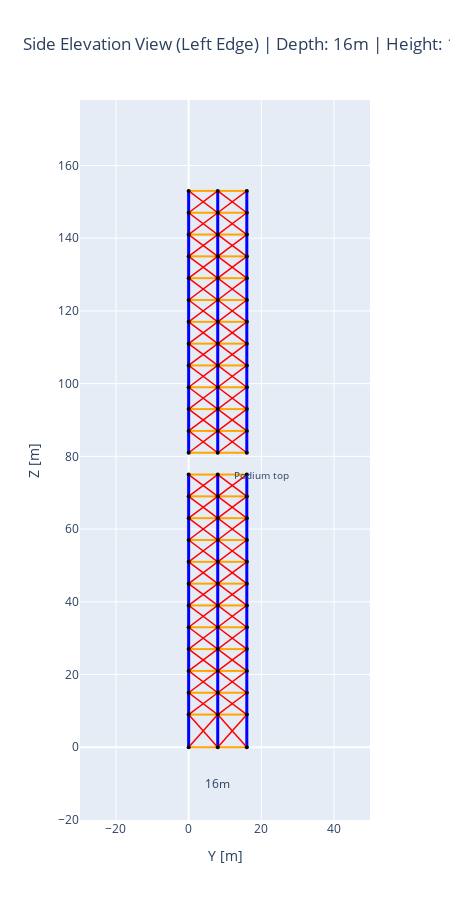

Notebook code cell kept with this figure:
### Markdown cell above
---
## 8. Side Elevation View (Y-Z Plane)

### Code cell
def create_side_elevation(position_df, connectivity_df):
    """
    Create side elevation view (Y-Z plane) showing the LEFT edge face.
    Podium: X=0 (left edge), Tower: X=8 (left edge).
    Both project onto the same Y-Z plane.
    """
    # Collect nodes on the left edge face
    podium_edge = position_df[(position_df['zone'] == 'podium') & (position_df['x'] == 0.0)]
    tower_edge = position_df[(position_df['zone'] == 'tower') & (position_df['x'] == 8.0)]
    side_nodes = pd.concat([podium_edge, tower_edge])
    side_node_ids = set(side_nodes['node_id'])
    
    # Get elements where BOTH nodes are on this edge
    side_elements = connectivity_df[
        (connectivity_df['node_i'].isin(side_node_ids)) & 
        (connectivity_df['node_j'].isin(side_node_ids))
    ]
    
    fig = go.Figure()
    
    styles = {
        'column': ('blue', 3),
        'beam_y': ('orange', 2),
        'brace_yz': ('red', 1.5),
    }
    
    for etype, (color, width) in styles.items():
        elements = side_elements[side_elements['element_type'] == etype]
        for _, row in elements.iterrows():
            n1 = position_df[position_df['node_id'] == row['node_i']].iloc[0]
            n2 = position_df[position_df['node_id'] == row['node_j']].iloc[0]
            
            fig.add_trace(go.Scatter(
                x=[n1['y'], n2['y']],
                y=[n1['z'], n2['z']],
                mode='lines',
                line=dict(color=color, width=width),
                showlegend=False,
                hoverinfo='skip'
            ))
    
    fig.add_trace(go.Scatter(
        x=side_nodes['y'],
        y=side_nodes['z'],
        mode='markers',
        marker=dict(size=4, color='black'),
        hovertemplate='Node %{customdata}<br>Y: %{x}m<br>Z: %{y}m<extra></extra>',
        customdata=side_nodes['node_id'],
        showlegend=False
    ))
    
    depth = Y_COORDS[-1]
    total_height = Z_COORDS[-1]
    podium_top = Z_COORDS[PODIUM_FLOORS - 1]
    
    fig.add_annotation(x=depth/2, y=-10, text=f"{depth:.0f}m", showarrow=False, font=dict(size=12))
    fig.add_annotation(x=20, y=podium_top, text="Podium top", showarrow=False, font=dict(size=10))
    
    fig.update_layout(
        title=f'Side Elevation View (Left Edge) | Depth: {depth:.0f}m | Height: {total_height:.0f}m',
        xaxis_title='Y [m]',
        yaxis_title='Z [m]',
        xaxis=dict(range=[-10, 30]),
        yaxis=dict(range=[-20, total_height+25], scaleanchor='x', scaleratio=1),
        width=450,
        height=900,
        showlegend=False
    )
    
    return fig

fig_side = create_side_elevation(position_df, connectivity_df)
fig_side.show()

### Figure 1 — Plotly figure (JSON) as saved in the notebook; plotly's stock layout.template omitted (floating-point values rounded to 4 significant figures)
{"data": [{"hoverinfo": "skip", "line": {"color": "blue", "width": 3}, "mode": "lines", "showlegend": false, "type": "scatter", "x": [0, 0], "y": [0, 9]}, {"hoverinfo": "skip", "line": {"color": "blue", "width": 3}, "mode": "lines", "showlegend": false, "type": "scatter", "x": [8, 8], "y": [0, 9]}, {"hoverinfo": "skip", "line": {"color": "blue", "width": 3}, "mode": "lines", "showlegend": false, "type": "scatter", "x": [16, 16], "y": [0, 9]}, {"hoverinfo": "skip", "line": {"color": "blue", "width": 3}, "mode": "lines", "showlegend": false, "type": "scatter", "x": [0, 0], "y": [9, 15]}, {"hoverinfo": "skip", "line": {"color": "blue", "width": 3}, "mode": "lines", "showlegend": false, "type": "scatter", "x": [8, 8], "y": [9, 15]}, {"hoverinfo": "skip", "line": {"color": "blue", "width": 3}, "mode": "lines", "showlegend": false, "type": "scatter", "x": [16, 16], "y": [9, 15]}, {"hoverinfo": "skip", "line": {"color": "blue", "width": 3}, "mode": "lines", "showlegend": false, "type": "scatter", "x": [0, 0], "y": [15, 21]}, {"hoverinfo": "skip", "line": {"color": "blue", "width": 3}, "mode": "lines", "showlegend": false, "type": "scatter", "x": [8, 8], "y": [15, 21]}, {"hoverinfo": "skip", "line": {"color": "blue", "width": 3}, "mode": "lines", "showlegend": false, "type": "scatter", "x": [16, 16], "y": [15, 21]}, {"hoverinfo": "skip", "line": {"color": "blue", "width": 3}, "mode": "lines", "showlegend": false, "type": "scatter", "x": [0, 0], "y": [21, 27]}, {"hoverinfo": "skip", "line": {"color": "blue", "width": 3}, "mode": "lines", "showlegend": false, "type": "scatter", "x": [8, 8], "y": [21, 27]}, {"hoverinfo": "skip", "line": {"color": "blue", "width": 3}, "mode": "lines", "showlegend": false, "type": "scatter", "x": [16, 16], "y": [21, 27]}, {"hoverinfo": "skip", "line": {"color": "blue", "width": 3}, "mode": "lines", "showlegend": false, "type": "scatter", "x": [0, 0], "y": [27, 33]}, {"hoverinfo": "skip", "line": {"color": "blue", "width": 3}, "mode": "lines", "showlegend": false, "type": "scatter", "x": [8, 8], "y": [27, 33]}, {"hoverinfo": "skip", "line": {"color": "blue", "width": 3}, "mode": "lines", "showlegend": false, "type": "scatter", "x": [16, 16], "y": [27, 33]}, {"hoverinfo": "skip", "line": {"color": "blue", "width": 3}, "mode": "lines", "showlegend": false, "type": "scatter", "x": [0, 0], "y": [33, 39]}, {"hoverinfo": "skip", "line": {"color": "blue", "width": 3}, "mode": "lines", "showlegend": false, "type": "scatter", "x": [8, 8], "y": [33, 39]}, {"hoverinfo": "skip", "line": {"color": "blue", "width": 3}, "mode": "lines", "showlegend": false, "type": "scatter", "x": [16, 16], "y": [33, 39]}, {"hoverinfo": "skip", "line": {"color": "blue", "width": 3}, "mode": "lines", "showlegend": false, "type": "scatter", "x": [0, 0], "y": [39, 45]}, {"hoverinfo": "skip", "line": {"color": "blue", "width": 3}, "mode": "lines", "showlegend": false, "type": "scatter", "x": [8, 8], "y": [39, 45]}, {"hoverinfo": "skip", "line": {"color": "blue", "width": 3}, "mode": "lines", "showlegend": false, "type": "scatter", "x": [16, 16], "y": [39, 45]}, {"hoverinfo": "skip", "line": {"color": "blue", "width": 3}, "mode": "lines", "showlegend": false, "type": "scatter", "x": [0, 0], "y": [45, 51]}, {"hoverinfo": "skip", "line": {"color": "blue", "width": 3}, "mode": "lines", "showlegend": false, "type": "scatter", "x": [8, 8], "y": [45, 51]}, {"hoverinfo": "skip", "line": {"color": "blue", "width": 3}, "mode": "lines", "showlegend": false, "type": "scatter", "x": [16, 16], "y": [45, 51]}, {"hoverinfo": "skip", "line": {"color": "blue", "width": 3}, "mode": "lines", "showlegend": false, "type": "scatter", "x": [0, 0], "y": [51, 57]}, {"hoverinfo": "skip", "line": {"color": "blue", "width": 3}, "mode": "lines", "showlegend": false, "type": "scatter", "x": [8, 8], "y": [51, 57]}, {"hoverinfo": "skip", "line": {"color": "blue", "width": 3}, "mode": "lines", "showlegend": false, "type": "scatter", "x": [16, 16], "y": [51, 57]}, {"hoverinfo": "skip", "line": {"color": "blue", "width": 3}, "mode": "lines", "showlegend": false, "type": "scatter", "x": [0, 0], "y": [57, 63]}, {"hoverinfo": "skip", "line": {"color": "blue", "width": 3}, "mode": "lines", "showlegend": false, "type": "scatter", "x": [8, 8], "y": [57, 63]}, {"hoverinfo": "skip", "line": {"color": "blue", "width": 3}, "mode": "lines", "showlegend": false, "type": "scatter", "x": [16, 16], "y": [57, 63]}, {"hoverinfo": "skip", "line": {"color": "blue", "width": 3}, "mode": "lines", "showlegend": false, "type": "scatter", "x": [0, 0], "y": [63, 69]}, {"hoverinfo": "skip", "line": {"color": "blue", "width": 3}, "mode": "lines", "showlegend": false, "type": "scatter", "x": [8, 8], "y": [63, 69]}, {"hoverinfo": "skip", "line": {"color": "blue", "width": 3}, "mode": "lines", "showlegend": false, "type": "scatter", "x": [16, 16], "y": [63, 69]}, {"hoverinfo": "skip", "line": {"color": "blue", "width": 3}, "mode": "lines", "showlegend": false, "type": "scatter", "x": [0, 0], "y": [69, 75]}, {"hoverinfo": "skip", "line": {"color": "blue", "width": 3}, "mode": "lines", "showlegend": false, "type": "scatter", "x": [8, 8], "y": [69, 75]}, {"hoverinfo": "skip", "line": {"color": "blue", "width": 3}, "mode": "lines", "showlegend": false, "type": "scatter", "x": [16, 16], "y": [69, 75]}, {"hoverinfo": "skip", "line": {"color": "blue", "width": 3}, "mode": "lines", "showlegend": false, "type": "scatter", "x": [0, 0], "y": [81, 87]}, {"hoverinfo": "skip", "line": {"color": "blue", "width": 3}, "mode": "lines", "showlegend": false, "type": "scatter", "x": [8, 8], "y": [81, 87]}, {"hoverinfo": "skip", "line": {"color": "blue", "width": 3}, "mode": "lines", "showlegend": false, "type": "scatter", "x": [16, 16], "y": [81, 87]}, {"hoverinfo": "skip", "line": {"color": "blue", "width": 3}, "mode": "lines", "showlegend": false, "type": "scatter", "x": [0, 0], "y": [87, 93]}, {"hoverinfo": "skip", "line": {"color": "blue", "width": 3}, "mode": "lines", "showlegend": false, "type": "scatter", "x": [8, 8], "y": [87, 93]}, {"hoverinfo": "skip", "line": {"color": "blue", "width": 3}, "mode": "lines", "showlegend": false, "type": "scatter", "x": [16, 16], "y": [87, 93]}, {"hoverinfo": "skip", "line": {"color": "blue", "width": 3}, "mode": "lines", "showlegend": false, "type": "scatter", "x": [0, 0], "y": [93, 99]}, {"hoverinfo": "skip", "line": {"color": "blue", "width": 3}, "mode": "lines", "showlegend": false, "type": "scatter", "x": [8, 8], "y": [93, 99]}, {"hoverinfo": "skip", "line": {"color": "blue", "width": 3}, "mode": "lines", "showlegend": false, "type": "scatter", "x": [16, 16], "y": [93, 99]}, {"hoverinfo": "skip", "line": {"color": "blue", "width": 3}, "mode": "lines", "showlegend": false, "type": "scatter", "x": [0, 0], "y": [99, 105]}, {"hoverinfo": "skip", "line": {"color": "blue", "width": 3}, "mode": "lines", "showlegend": false, "type": "scatter", "x": [8, 8], "y": [99, 105]}, {"hoverinfo": "skip", "line": {"color": "blue", "width": 3}, "mode": "lines", "showlegend": false, "type": "scatter", "x": [16, 16], "y": [99, 105]}, {"hoverinfo": "skip", "line": {"color": "blue", "width": 3}, "mode": "lines", "showlegend": false, "type": "scatter", "x": [0, 0], "y": [105, 111]}, {"hoverinfo": "skip", "line": {"color": "blue", "width": 3}, "mode": "lines", "showlegend": false, "type": "scatter", "x": [8, 8], "y": [105, 111]}, {"hoverinfo": "skip", "line": {"color": "blue", "width": 3}, "mode": "lines", "showlegend": false, "type": "scatter", "x": [16, 16], "y": [105, 111]}, {"hoverinfo": "skip", "line": {"color": "blue", "width": 3}, "mode": "lines", "showlegend": false, "type": "scatter", "x": [0, 0], "y": [111, 117]}, {"hoverinfo": "skip", "line": {"color": "blue", "width": 3}, "mode": "lines", "showlegend": false, "type": "scatter", "x": [8, 8], "y": [111, 117]}, {"hoverinfo": "skip", "line": {"color": "blue", "width": 3}, "mode": "lines", "showlegend": false, "type": "scatter", "x": [16, 16], "y": [111, 117]}, {"hoverinfo": "skip", "line": {"color": "blue", "width": 3}, "mode": "lines", "showlegend": false, "type": "scatter", "x": [0, 0], "y": [117, 123]}, {"hoverinfo": "skip", "line": {"color": "blue", "width": 3}, "mode": "lines", "showlegend": false, "type": "scatter", "x": [8, 8], "y": [117, 123]}, {"hoverinfo": "skip", "line": {"color": "blue", "width": 3}, "mode": "lines", "showlegend": false, "type": "scatter", "x": [16, 16], "y": [117, 123]}, {"hoverinfo": "skip", "line": {"color": "blue", "width": 3}, "mode": "lines", "showlegend": false, "type": "scatter", "x": [0, 0], "y": [123, 129]}, {"hoverinfo": "skip", "line": {"color": "blue", "width": 3}, "mode": "lines", "showlegend": false, "type": "scatter", "x": [8, 8], "y": [123, 129]}, {"hoverinfo": "skip", "line": {"color": "blue", "width": 3}, "mode": "lines", "showlegend": false, "type": "scatter", "x": [16, 16], "y": [123, 129]}, {"hoverinfo": "skip", "line": {"color": "blue", "width": 3}, "mode": "lines", "showlegend": false, "type": "scatter", "x": [0, 0], "y": [129, 135]}, {"hoverinfo": "skip", "line": {"color": "blue", "width": 3}, "mode": "lines", "showlegend": false, "type": "scatter", "x": [8, 8], "y": [129, 135]}, {"hoverinfo": "skip", "line": {"color": "blue", "width": 3}, "mode": "lines", "showlegend": false, "type": "scatter", "x": [16, 16], "y": [129, 135]}, {"hoverinfo": "skip", "line": {"color": "blue", "width": 3}, "mode": "lines", "showlegend": false, "type": "scatter", "x": [0, 0], "y": [135, 141]}, {"hoverinfo": "skip", "line": {"color": "blue", "width": 3}, "mode": "lines", "showlegend": false, "type": "scatter", "x": [8, 8], "y": [135, 141]}, {"hoverinfo": "skip", "line": {"color": "blue", "width": 3}, "mode": "lines", "showlegend": false, "type": "scatter", "x": [16, 16], "y": [135, 141]}, {"hoverinfo": "skip", "line": {"color": "blue", "width": 3}, "mode": "lines", "showlegend": false, "type": "scatter", "x": [0, 0], "y": [141, 147]}, {"hoverinfo": "skip", "line": {"color": "blue", "width": 3}, "mode": "lines", "showlegend": false, "type": "scatter", "x": [8, 8], "y": [141, 147]}, {"hoverinfo": "skip", "line": {"color": "blue", "width": 3}, "mode": "lines", "showlegend": false, "type": "scatter", "x": [16, 16], "y": [141, 147]}, {"hoverinfo": "skip", "line": {"color": "blue", "width": 3}, "mode": "lines", "showlegend": false, "type": "scatter", "x": [0, 0], "y": [147, 153]}, {"hoverinfo": "skip", "line": {"color": "blue", "width": 3}, "mode": "lines", "showlegend": false, "type": "scatter", "x": [8, 8], "y": [147, 153]}, {"hoverinfo": "skip", "line": {"color": "blue", "width": 3}, "mode": "lines", "showlegend": false, "type": "scatter", "x": [16, 16], "y": [147, 153]}, {"hoverinfo": "skip", "line": {"color": "orange", "width": 2}, "mode": "lines", "showlegend": false, "type": "scatter", "x": [0, 8], "y": [0, 0]}, {"hoverinfo": "skip", "line": {"color": "orange", "width": 2}, "mode": "lines", "showlegend": false, "type": "scatter", "x": [8, 16], "y": [0, 0]}, {"hoverinfo": "skip", "line": {"color": "orange", "width": 2}, "mode": "lines", "showlegend": false, "type": "scatter", "x": [0, 8], "y": [9, 9]}, {"hoverinfo": "skip", "line": {"color": "orange", "width": 2}, "mode": "lines", "showlegend": false, "type": "scatter", "x": [8, 16], "y": [9, 9]}, {"hoverinfo": "skip", "line": {"color": "orange", "width": 2}, "mode": "lines", "showlegend": false, "type": "scatter", "x": [0, 8], "y": [15, 15]}, {"hoverinfo": "skip", "line": {"color": "orange", "width": 2}, "mode": "lines", "showlegend": false, "type": "scatter", "x": [8, 16], "y": [15, 15]}, {"hoverinfo": "skip", "line": {"color": "orange", "width": 2}, "mode": "lines", "showlegend": false, "type": "scatter", "x": [0, 8], "y": [21, 21]}, {"hoverinfo": "skip", "line": {"color": "orange", "width": 2}, "mode": "lines", "showlegend": false, "type": "scatter", "x": [8, 16], "y": [21, 21]}, {"hoverinfo": "skip", "line": {"color": "orange", "width": 2}, "mode": "lines", "showlegend": false, "type": "scatter", "x": [0, 8], "y": [27, 27]}, {"hoverinfo": "skip", "line": {"color": "orange", "width": 2}, "mode": "lines", "showlegend": false, "type": "scatter", "x": [8, 16], "y": [27, 27]}, {"hoverinfo": "skip", "line": {"color": "orange", "width": 2}, "mode": "lines", "showlegend": false, "type": "scatter", "x": [0, 8], "y": [33, 33]}, {"hoverinfo": "skip", "line": {"color": "orange", "width": 2}, "mode": "lines", "showlegend": false, "type": "scatter", "x": [8, 16], "y": [33, 33]}, {"hoverinfo": "skip", "line": {"color": "orange", "width": 2}, "mode": "lines", "showlegend": false, "type": "scatter", "x": [0, 8], "y": [39, 39]}, {"hoverinfo": "skip", "line": {"color": "orange", "width": 2}, "mode": "lines", "showlegend": false, "type": "scatter", "x": [8, 16], "y": [39, 39]}, {"hoverinfo": "skip", "line": {"color": "orange", "width": 2}, "mode": "lines", "showlegend": false, "type": "scatter", "x": [0, 8], "y": [45, 45]}, {"hoverinfo": "skip", "line": {"color": "orange", "width": 2}, "mode": "lines", "showlegend": false, "type": "scatter", "x": [8, 16], "y": [45, 45]}, {"hoverinfo": "skip", "line": {"color": "orange", "width": 2}, "mode": "lines", "showlegend": false, "type": "scatter", "x": [0, 8], "y": [51, 51]}, {"hoverinfo": "skip", "line": {"color": "orange", "width": 2}, "mode": "lines", "showlegend": false, "type": "scatter", "x": [8, 16], "y": [51, 51]}, {"hoverinfo": "skip", "line": {"color": "orange", "width": 2}, "mode": "lines", "showlegend": false, "type": "scatter", "x": [0, 8], "y": [57, 57]}, {"hoverinfo": "skip", "line": {"color": "orange", "width": 2}, "mode": "lines", "showlegend": false, "type": "scatter", "x": [8, 16], "y": [57, 57]}, {"hoverinfo": "skip", "line": {"color": "orange", "width": 2}, "mode": "lines", "showlegend": false, "type": "scatter", "x": [0, 8], "y": [63, 63]}, {"hoverinfo": "skip", "line": {"color": "orange", "width": 2}, "mode": "lines", "showlegend": false, "type": "scatter", "x": [8, 16], "y": [63, 63]}, {"hoverinfo": "skip", "line": {"color": "orange", "width": 2}, "mode": "lines", "showlegend": false, "type": "scatter", "x": [0, 8], "y": [69, 69]}, {"hoverinfo": "skip", "line": {"color": "orange", "width": 2}, "mode": "lines", "showlegend": false, "type": "scatter", "x": [8, 16], "y": [69, 69]}, {"hoverinfo": "skip", "line": {"color": "orange", "width": 2}, "mode": "lines", "showlegend": false, "type": "scatter", "x": [0, 8], "y": [75, 75]}, {"hoverinfo": "skip", "line": {"color": "orange", "width": 2}, "mode": "lines", "showlegend": false, "type": "scatter", "x": [8, 16], "y": [75, 75]}, {"hoverinfo": "skip", "line": {"color": "orange", "width": 2}, "mode": "lines", "showlegend": false, "type": "scatter", "x": [0, 8], "y": [81, 81]}, {"hoverinfo": "skip", "line": {"color": "orange", "width": 2}, "mode": "lines", "showlegend": false, "type": "scatter", "x": [8, 16], "y": [81, 81]}, {"hoverinfo": "skip", "line": {"color": "orange", "width": 2}, "mode": "lines", "showlegend": false, "type": "scatter", "x": [0, 8], "y": [87, 87]}, {"hoverinfo": "skip", "line": {"color": "orange", "width": 2}, "mode": "lines", "showlegend": false, "type": "scatter", "x": [8, 16], "y": [87, 87]}, {"hoverinfo": "skip", "line": {"color": "orange", "width": 2}, "mode": "lines", "showlegend": false, "type": "scatter", "x": [0, 8], "y": [93, 93]}, {"hoverinfo": "skip", "line": {"color": "orange", "width": 2}, "mode": "lines", "showlegend": false, "type": "scatter", "x": [8, 16], "y": [93, 93]}, {"hoverinfo": "skip", "line": {"color": "orange", "width": 2}, "mode": "lines", "showlegend": false, "type": "scatter", "x": [0, 8], "y": [99, 99]}, {"hoverinfo": "skip", "line": {"color": "orange", "width": 2}, "mode": "lines", "showlegend": false, "type": "scatter", "x": [8, 16], "y": [99, 99]}, {"hoverinfo": "skip", "line": {"color": "orange", "width": 2}, "mode": "lines", "showlegend": false, "type": "scatter", "x": [0, 8], "y": [105, 105]}, {"hoverinfo": "skip", "line": {"color": "orange", "width": 2}, "mode": "lines", "showlegend": false, "type": "scatter", "x": [8, 16], "y": [105, 105]}, {"hoverinfo": "skip", "line": {"color": "orange", "width": 2}, "mode": "lines", "showlegend": false, "type": "scatter", "x": [0, 8], "y": [111, 111]}, {"hoverinfo": "skip", "line": {"color": "orange", "width": 2}, "mode": "lines", "showlegend": false, "type": "scatter", "x": [8, 16], "y": [111, 111]}, {"hoverinfo": "skip", "line": {"color": "orange", "width": 2}, "mode": "lines", "showlegend": false, "type": "scatter", "x": [0, 8], "y": [117, 117]}, {"hoverinfo": "skip", "line": {"color": "orange", "width": 2}, "mode": "lines", "showlegend": false, "type": "scatter", "x": [8, 16], "y": [117, 117]}, {"hoverinfo": "skip", "line": {"color": "orange", "width": 2}, "mode": "lines", "showlegend": false, "type": "scatter", "x": [0, 8], "y": [123, 123]}, {"hoverinfo": "skip", "line": {"color": "orange", "width": 2}, "mode": "lines", "showlegend": false, "type": "scatter", "x": [8, 16], "y": [123, 123]}, {"hoverinfo": "skip", "line": {"color": "orange", "width": 2}, "mode": "lines", "showlegend": false, "type": "scatter", "x": [0, 8], "y": [129, 129]}, {"hoverinfo": "skip", "line": {"color": "orange", "width": 2}, "mode": "lines", "showlegend": false, "type": "scatter", "x": [8, 16], "y": [129, 129]}, {"hoverinfo": "skip", "line": {"color": "orange", "width": 2}, "mode": "lines", "showlegend": false, "type": "scatter", "x": [0, 8], "y": [135, 135]}, {"hoverinfo": "skip", "line": {"color": "orange", "width": 2}, "mode": "lines", "showlegend": false, "type": "scatter", "x": [8, 16], "y": [135, 135]}, {"hoverinfo": "skip", "line": {"color": "orange", "width": 2}, "mode": "lines", "showlegend": false, "type": "scatter", "x": [0, 8], "y": [141, 141]}, {"hoverinfo": "skip", "line": {"color": "orange", "width": 2}, "mode": "lines", "showlegend": false, "type": "scatter", "x": [8, 16], "y": [141, 141]}, {"hoverinfo": "skip", "line": {"color": "orange", "width": 2}, "mode": "lines", "showlegend": false, "type": "scatter", "x": [0, 8], "y": [147, 147]}, {"hoverinfo": "skip", "line": {"color": "orange", "width": 2}, "mode": "lines", "showlegend": false, "type": "scatter", "x": [8, 16], "y": [147, 147]}, {"hoverinfo": "skip", "line": {"color": "orange", "width": 2}, "mode": "lines", "showlegend": false, "type": "scatter", "x": [0, 8], "y": [153, 153]}, {"hoverinfo": "skip", "line": {"color": "orange", "width": 2}, "mode": "lines", "showlegend": false, "type": "scatter", "x": [8, 16], "y": [153, 153]}, {"hoverinfo": "skip", "line": {"color": "red", "width": 1.5}, "mode": "lines", "showlegend": false, "type": "scatter", "x": [0, 8], "y": [0, 9]}, {"hoverinfo": "skip", "line": {"color": "red", "width": 1.5}, "mode": "lines", "showlegend": false, "type": "scatter", "x": [8, 0], "y": [0, 9]}, {"hoverinfo": "skip", "line": {"color": "red", "width": 1.5}, "mode": "lines", "showlegend": false, "type": "scatter", "x": [8, 16], "y": [0, 9]}, {"hoverinfo": "skip", "line": {"color": "red", "width": 1.5}, "mode": "lines", "showlegend": false, "type": "scatter", "x": [16, 8], "y": [0, 9]}, {"hoverinfo": "skip", "line": {"color": "red", "width": 1.5}, "mode": "lines", "showlegend": false, "type": "scatter", "x": [0, 8], "y": [9, 15]}, {"hoverinfo": "skip", "line": {"color": "red", "width": 1.5}, "mode": "lines", "showlegend": false, "type": "scatter", "x": [8, 0], "y": [9, 15]}, {"hoverinfo": "skip", "line": {"color": "red", "width": 1.5}, "mode": "lines", "showlegend": false, "type": "scatter", "x": [8, 16], "y": [9, 15]}, {"hoverinfo": "skip", "line": {"color": "red", "width": 1.5}, "mode": "lines", "showlegend": false, "type": "scatter", "x": [16, 8], "y": [9, 15]}, {"hoverinfo": "skip", "line": {"color": "red", "width": 1.5}, "mode": "lines", "showlegend": false, "type": "scatter", "x": [0, 8], "y": [15, 21]}, {"hoverinfo": "skip", "line": {"color": "red", "width": 1.5}, "mode": "lines", "showlegend": false, "type": "scatter", "x": [8, 0], "y": [15, 21]}, {"hoverinfo": "skip", "line": {"color": "red", "width": 1.5}, "mode": "lines", "showlegend": false, "type": "scatter", "x": [8, 16], "y": [15, 21]}, {"hoverinfo": "skip", "line": {"color": "red", "width": 1.5}, "mode": "lines", "showlegend": false, "type": "scatter", "x": [16, 8], "y": [15, 21]}, {"hoverinfo": "skip", "line": {"color": "red", "width": 1.5}, "mode": "lines", "showlegend": false, "type": "scatter", "x": [0, 8], "y": [21, 27]}, {"hoverinfo": "skip", "line": {"color": "red", "width": 1.5}, "mode": "lines", "showlegend": false, "type": "scatter", "x": [8, 0], "y": [21, 27]}, {"hoverinfo": "skip", "line": {"color": "red", "width": 1.5}, "mode": "lines", "showlegend": false, "type": "scatter", "x": [8, 16], "y": [21, 27]}, {"hoverinfo": "skip", "line": {"color": "red", "width": 1.5}, "mode": "lines", "showlegend": false, "type": "scatter", "x": [16, 8], "y": [21, 27]}, {"hoverinfo": "skip", "line": {"color": "red", "width": 1.5}, "mode": "lines", "showlegend": false, "type": "scatter", "x": [0, 8], "y": [27, 33]}, {"hoverinfo": "skip", "line": {"color": "red", "width": 1.5}, "mode": "lines", "showlegend": false, "type": "scatter", "x": [8, 0], "y": [27, 33]}, {"hoverinfo": "skip", "line": {"color": "red", "width": 1.5}, "mode": "lines", "showlegend": false, "type": "scatter", "x": [8, 16], "y": [27, 33]}, {"hoverinfo": "skip", "line": {"color": "red", "width": 1.5}, "mode": "lines", "showlegend": false, "type": "scatter", "x": [16, 8], "y": [27, 33]}, {"hoverinfo": "skip", "line": {"color": "red", "width": 1.5}, "mode": "lines", "showlegend": false, "type": "scatter", "x": [0, 8], "y": [33, 39]}, {"hoverinfo": "skip", "line": {"color": "red", "width": 1.5}, "mode": "lines", "showlegend": false, "type": "scatter", "x": [8, 0], "y": [33, 39]}, {"hoverinfo": "skip", "line": {"color": "red", "width": 1.5}, "mode": "lines", "showlegend": false, "type": "scatter", "x": [8, 16], "y": [33, 39]}, {"hoverinfo": "skip", "line": {"color": "red", "width": 1.5}, "mode": "lines", "showlegend": false, "type": "scatter", "x": [16, 8], "y": [33, 39]}, {"hoverinfo": "skip", "line": {"color": "red", "width": 1.5}, "mode": "lines", "showlegend": false, "type": "scatter", "x": [0, 8], "y": [39, 45]}, {"hoverinfo": "skip", "line": {"color": "red", "width": 1.5}, "mode": "lines", "showlegend": false, "type": "scatter", "x": [8, 0], "y": [39, 45]}, {"hoverinfo": "skip", "line": {"color": "red", "width": 1.5}, "mode": "lines", "showlegend": false, "type": "scatter", "x": [8, 16], "y": [39, 45]}, {"hoverinfo": "skip", "line": {"color": "red", "width": 1.5}, "mode": "lines", "showlegend": false, "type": "scatter", "x": [16, 8], "y": [39, 45]}, {"hoverinfo": "skip", "line": {"color": "red", "width": 1.5}, "mode": "lines", "showlegend": false, "type": "scatter", "x": [0, 8], "y": [45, 51]}, {"hoverinfo": "skip", "line": {"color": "red", "width": 1.5}, "mode": "lines", "showlegend": false, "type": "scatter", "x": [8, 0], "y": [45, 51]}, {"hoverinfo": "skip", "line": {"color": "red", "width": 1.5}, "mode": "lines", "showlegend": false, "type": "scatter", "x": [8, 16], "y": [45, 51]}, {"hoverinfo": "skip", "line": {"color": "red", "width": 1.5}, "mode": "lines", "showlegend": false, "type": "scatter", "x": [16, 8], "y": [45, 51]}, {"hoverinfo": "skip", "line": {"color": "red", "width": 1.5}, "mode": "lines", "showlegend": false, "type": "scatter", "x": [0, 8], "y": [51, 57]}, {"hoverinfo": "skip", "line": {"color": "red", "width": 1.5}, "mode": "lines", "showlegend": false, "type": "scatter", "x": [8, 0], "y": [51, 57]}, {"hoverinfo": "skip", "line": {"color": "red", "width": 1.5}, "mode": "lines", "showlegend": false, "type": "scatter", "x": [8, 16], "y": [51, 57]}, {"hoverinfo": "skip", "line": {"color": "red", "width": 1.5}, "mode": "lines", "showlegend": false, "type": "scatter", "x": [16, 8], "y": [51, 57]}, {"hoverinfo": "skip", "line": {"color": "red", "width": 1.5}, "mode": "lines", "showlegend": false, "type": "scatter", "x": [0, 8], "y": [57, 63]}, {"hoverinfo": "skip", "line": {"color": "red", "width": 1.5}, "mode": "lines", "showlegend": false, "type": "scatter", "x": [8, 0], "y": [57, 63]}, {"hoverinfo": "skip", "line": {"color": "red", "width": 1.5}, "mode": "lines", "showlegend": false, "type": "scatter", "x": [8, 16], "y": [57, 63]}, {"hoverinfo": "skip", "line": {"color": "red", "width": 1.5}, "mode": "lines", "showlegend": false, "type": "scatter", "x": [16, 8], "y": [57, 63]}, {"hoverinfo": "skip", "line": {"color": "red", "width": 1.5}, "mode": "lines", "showlegend": false, "type": "scatter", "x": [0, 8], "y": [63, 69]}, {"hoverinfo": "skip", "line": {"color": "red", "width": 1.5}, "mode": "lines", "showlegend": false, "type": "scatter", "x": [8, 0], "y": [63, 69]}, {"hoverinfo": "skip", "line": {"color": "red", "width": 1.5}, "mode": "lines", "showlegend": false, "type": "scatter", "x": [8, 16], "y": [63, 69]}, {"hoverinfo": "skip", "line": {"color": "red", "width": 1.5}, "mode": "lines", "showlegend": false, "type": "scatter", "x": [16, 8], "y": [63, 69]}, {"hoverinfo": "skip", "line": {"color": "red", "width": 1.5}, "mode": "lines", "showlegend": false, "type": "scatter", "x": [0, 8], "y": [69, 75]}, {"hoverinfo": "skip", "line": {"color": "red", "width": 1.5}, "mode": "lines", "showlegend": false, "type": "scatter", "x": [8, 0], "y": [69, 75]}, {"hoverinfo": "skip", "line": {"color": "red", "width": 1.5}, "mode": "lines", "showlegend": false, "type": "scatter", "x": [8, 16], "y": [69, 75]}, {"hoverinfo": "skip", "line": {"color": "red", "width": 1.5}, "mode": "lines", "showlegend": false, "type": "scatter", "x": [16, 8], "y": [69, 75]}, {"hoverinfo": "skip", "line": {"color": "red", "width": 1.5}, "mode": "lines", "showlegend": false, "type": "scatter", "x": [0, 8], "y": [81, 87]}, {"hoverinfo": "skip", "line": {"color": "red", "width": 1.5}, "mode": "lines", "showlegend": false, "type": "scatter", "x": [8, 0], "y": [81, 87]}, {"hoverinfo": "skip", "line": {"color": "red", "width": 1.5}, "mode": "lines", "showlegend": false, "type": "scatter", "x": [8, 16], "y": [81, 87]}, {"hoverinfo": "skip", "line": {"color": "red", "width": 1.5}, "mode": "lines", "showlegend": false, "type": "scatter", "x": [16, 8], "y": [81, 87]}, {"hoverinfo": "skip", "line": {"color": "red", "width": 1.5}, "mode": "lines", "showlegend": false, "type": "scatter", "x": [0, 8], "y": [87, 93]}, {"hoverinfo": "skip", "line": {"color": "red", "width": 1.5}, "mode": "lines", "showlegend": false, "type": "scatter", "x": [8, 0], "y": [87, 93]}, {"hoverinfo": "skip", "line": {"color": "red", "width": 1.5}, "mode": "lines", "showlegend": false, "type": "scatter", "x": [8, 16], "y": [87, 93]}, {"hoverinfo": "skip", "line": {"color": "red", "width": 1.5}, "mode": "lines", "showlegend": false, "type": "scatter", "x": [16, 8], "y": [87, 93]}, {"hoverinfo": "skip", "line": {"color": "red", "width": 1.5}, "mode": "lines", "showlegend": false, "type": "scatter", "x": [0, 8], "y": [93, 99]}, {"hoverinfo": "skip", "line": {"color": "red", "width": 1.5}, "mode": "lines", "showlegend": false, "type": "scatter", "x": [8, 0], "y": [93, 99]}, {"hoverinfo": "skip", "line": {"color": "red", "width": 1.5}, "mode": "lines", "showlegend": false, "type": "scatter", "x": [8, 16], "y": [93, 99]}, {"hoverinfo": "skip", "line": {"color": "red", "width": 1.5}, "mode": "lines", "showlegend": false, "type": "scatter", "x": [16, 8], "y": [93, 99]}, {"hoverinfo": "skip", "line": {"color": "red", "width": 1.5}, "mode": "lines", "showlegend": false, "type": "scatter", "x": [0, 8], "y": [99, 105]}, {"hoverinfo": "skip", "line": {"color": "red", "width": 1.5}, "mode": "lines", "showlegend": false, "type": "scatter", "x": [8, 0], "y": [99, 105]}, {"hoverinfo": "skip", "line": {"color": "red", "width": 1.5}, "mode": "lines", "showlegend": false, "type": "scatter", "x": [8, 16], "y": [99, 105]}, {"hoverinfo": "skip", "line": {"color": "red", "width": 1.5}, "mode": "lines", "showlegend": false, "type": "scatter", "x": [16, 8], "y": [99, 105]}, {"hoverinfo": "skip", "line": {"color": "red", "width": 1.5}, "mode": "lines", "showlegend": false, "type": "scatter", "x": [0, 8], "y": [105, 111]}, {"hoverinfo": "skip", "line": {"color": "red", "width": 1.5}, "mode": "lines", "showlegend": false, "type": "scatter", "x": [8, 0], "y": [105, 111]}, {"hoverinfo": "skip", "line": {"color": "red", "width": 1.5}, "mode": "lines", "showlegend": false, "type": "scatter", "x": [8, 16], "y": [105, 111]}, {"hoverinfo": "skip", "line": {"color": "red", "width": 1.5}, "mode": "lines", "showlegend": false, "type": "scatter", "x": [16, 8], "y": [105, 111]}, {"hoverinfo": "skip", "line": {"color": "red", "width": 1.5}, "mode": "lines", "showlegend": false, "type": "scatter", "x": [0, 8], "y": [111, 117]}, {"hoverinfo": "skip", "line": {"color": "red", "width": 1.5}, "mode": "lines", "showlegend": false, "type": "scatter", "x": [8, 0], "y": [111, 117]}, {"hoverinfo": "skip", "line": {"color": "red", "width": 1.5}, "mode": "lines", "showlegend": false, "type": "scatter", "x": [8, 16], "y": [111, 117]}, {"hoverinfo": "skip", "line": {"color": "red", "width": 1.5}, "mode": "lines", "showlegend": false, "type": "scatter", "x": [16, 8], "y": [111, 117]}, {"hoverinfo": "skip", "line": {"color": "red", "width": 1.5}, "mode": "lines", "showlegend": false, "type": "scatter", "x": [0, 8], "y": [117, 123]}, {"hoverinfo": "skip", "line": {"color": "red", "width": 1.5}, "mode": "lines", "showlegend": false, "type": "scatter", "x": [8, 0], "y": [117, 123]}, {"hoverinfo": "skip", "line": {"color": "red", "width": 1.5}, "mode": "lines", "showlegend": false, "type": "scatter", "x": [8, 16], "y": [117, 123]}, {"hoverinfo": "skip", "line": {"color": "red", "width": 1.5}, "mode": "lines", "showlegend": false, "type": "scatter", "x": [16, 8], "y": [117, 123]}, {"hoverinfo": "skip", "line": {"color": "red", "width": 1.5}, "mode": "lines", "showlegend": false, "type": "scatter", "x": [0, 8], "y": [123, 129]}, {"hoverinfo": "skip", "line": {"color": "red", "width": 1.5}, "mode": "lines", "showlegend": false, "type": "scatter", "x": [8, 0], "y": [123, 129]}, {"hoverinfo": "skip", "line": {"color": "red", "width": 1.5}, "mode": "lines", "showlegend": false, "type": "scatter", "x": [8, 16], "y": [123, 129]}, {"hoverinfo": "skip", "line": {"color": "red", "width": 1.5}, "mode": "lines", "showlegend": false, "type": "scatter", "x": [16, 8], "y": [123, 129]}, {"hoverinfo": "skip", "line": {"color": "red", "width": 1.5}, "mode": "lines", "showlegend": false, "type": "scatter", "x": [0, 8], "y": [129, 135]}, {"hoverinfo": "skip", "line": {"color": "red", "width": 1.5}, "mode": "lines", "showlegend": false, "type": "scatter", "x": [8, 0], "y": [129, 135]}, {"hoverinfo": "skip", "line": {"color": "red", "width": 1.5}, "mode": "lines", "showlegend": false, "type": "scatter", "x": [8, 16], "y": [129, 135]}, {"hoverinfo": "skip", "line": {"color": "red", "width": 1.5}, "mode": "lines", "showlegend": false, "type": "scatter", "x": [16, 8], "y": [129, 135]}, {"hoverinfo": "skip", "line": {"color": "red", "width": 1.5}, "mode": "lines", "showlegend": false, "type": "scatter", "x": [0, 8], "y": [135, 141]}, {"hoverinfo": "skip", "line": {"color": "red", "width": 1.5}, "mode": "lines", "showlegend": false, "type": "scatter", "x": [8, 0], "y": [135, 141]}, {"hoverinfo": "skip", "line": {"color": "red", "width": 1.5}, "mode": "lines", "showlegend": false, "type": "scatter", "x": [8, 16], "y": [135, 141]}, {"hoverinfo": "skip", "line": {"color": "red", "width": 1.5}, "mode": "lines", "showlegend": false, "type": "scatter", "x": [16, 8], "y": [135, 141]}, {"hoverinfo": "skip", "line": {"color": "red", "width": 1.5}, "mode": "lines", "showlegend": false, "type": "scatter", "x": [0, 8], "y": [141, 147]}, {"hoverinfo": "skip", "line": {"color": "red", "width": 1.5}, "mode": "lines", "showlegend": false, "type": "scatter", "x": [8, 0], "y": [141, 147]}, {"hoverinfo": "skip", "line": {"color": "red", "width": 1.5}, "mode": "lines", "showlegend": false, "type": "scatter", "x": [8, 16], "y": [141, 147]}, {"hoverinfo": "skip", "line": {"color": "red", "width": 1.5}, "mode": "lines", "showlegend": false, "type": "scatter", "x": [16, 8], "y": [141, 147]}, {"hoverinfo": "skip", "line": {"color": "red", "width": 1.5}, "mode": "lines", "showlegend": false, "type": "scatter", "x": [0, 8], "y": [147, 153]}, {"hoverinfo": "skip", "line": {"color": "red", "width": 1.5}, "mode": "lines", "showlegend": false, "type": "scatter", "x": [8, 0], "y": [147, 153]}, {"hoverinfo": "skip", "line": {"color": "red", "width": 1.5}, "mode": "lines", "showlegend": false, "type": "scatter", "x": [8, 16], "y": [147, 153]}, {"hoverinfo": "skip", "line": {"color": "red", "width": 1.5}, "mode": "lines", "showlegend": false, "type": "scatter", "x": [16, 8], "y": [147, 153]}, {"customdata": [0, 6, 12, 18, 24, 30, 36, 42, 48, 54, 60, 66, 72, 78, 84, 90, 96, 102, 108, 114, 120, 126, 132, 138, 144, 150, 156, 162, 168, 174, 180, 186, 192, 198, 204, 210, 216, 222, 228, 234, 238, 242, 246, 250, 254, 258, 262, 266, 270, 274, 278, 282, 286, 290, 294, 298, 302, 306, 310, 314, 318, 322, 326, 330, 334, 338, 342, 346, 350, 354, 358, 362, 366, 370, 374, 378, 382, 386], "hovertemplate": "Node %{customdata}<br>Y: %{x}m<br>Z: %{y}m<extra></extra>", "marker": {"color": "black", "size": 4}, "mode": "markers", "showlegend": false, "type": "scatter", "x": [0.0, 8.0, 16.0, 0.0, 8.0, 16.0, 0.0, 8.0, 16.0, 0.0, 8.0, 16.0, 0.0, 8.0, 16.0, 0.0, 8.0, 16.0, 0.0, 8.0, 16.0, 0.0, 8.0, 16.0, 0.0, 8.0, 16.0, 0.0, 8.0, 16.0, 0.0, 8.0, 16.0, 0.0, 8.0, 16.0, 0.0, 8.0, 16.0, 0.0, 8.0, 16.0, 0.0, 8.0, 16.0, 0.0, 8.0, 16.0, 0.0, 8.0, 16.0, 0.0, 8.0, 16.0, 0.0, 8.0, 16.0, 0.0, 8.0, 16.0, 0.0, 8.0, 16.0, 0.0, 8.0, 16.0, 0.0, 8.0, 16.0, 0.0, 8.0, 16.0, 0.0, 8.0, 16.0, 0.0, 8.0, 16.0], "y": [0.0, 0.0, 0.0, 9.0, 9.0, 9.0, 15.0, 15.0, 15.0, 21.0, 21.0, 21.0, 27.0, 27.0, 27.0, 33.0, 33.0, 33.0, 39.0, 39.0, 39.0, 45.0, 45.0, 45.0, 51.0, 51.0, 51.0, 57.0, 57.0, 57.0, 63.0, 63.0, 63.0, 69.0, 69.0, 69.0, 75.0, 75.0, 75.0, 81.0, 81.0, 81.0, 87.0, 87.0, 87.0, 93.0, 93.0, 93.0, 99.0, 99.0, 99.0, 105.0, 105.0, 105.0, 111.0, 111.0, 111.0, 117.0, 117.0, 117.0, 123.0, 123.0, 123.0, 129.0, 129.0, 129.0, 135.0, 135.0, 135.0, 141.0, 141.0, 141.0, 147.0, 147.0, 147.0, 153.0, 153.0, 153.0]}], "layout": {"annotations": [{"font": {"size": 12}, "showarrow": false, "text": "16m", "x": 8, "y": -10}, {"font": {"size": 10}, "showarrow": false, "text": "Podium top", "x": 20, "y": 75}], "height": 900, "showlegend": false, "title": {"text": "Side Elevation View (Left Edge) | Depth: 16m | Height: 153m"}, "width": 450, "xaxis": {"range": [-10, 30], "title": {"text": "Y [m]"}}, "yaxis": {"range": [-20, 178], "scaleanchor": "x", "scaleratio": 1, "title": {"text": "Z [m]"}}}}
